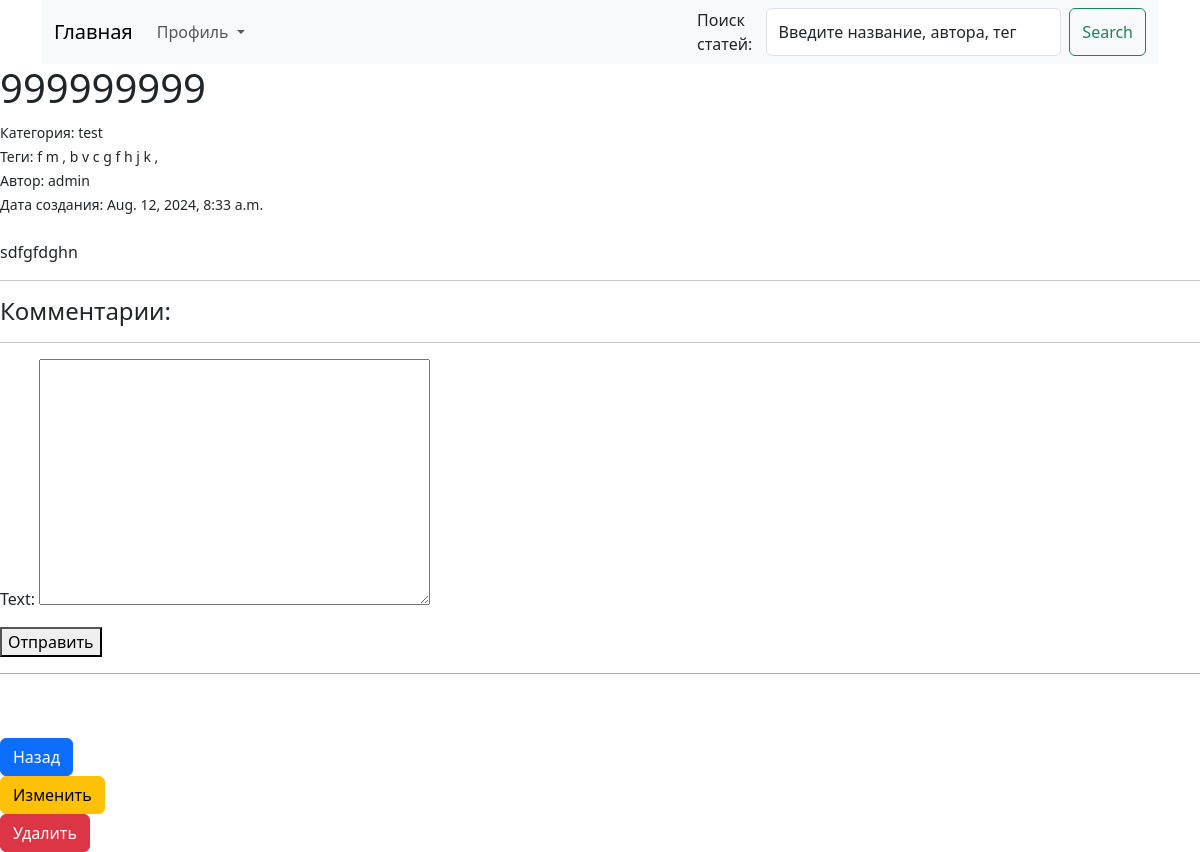
The page /public/4/ on the database as committed earlier.
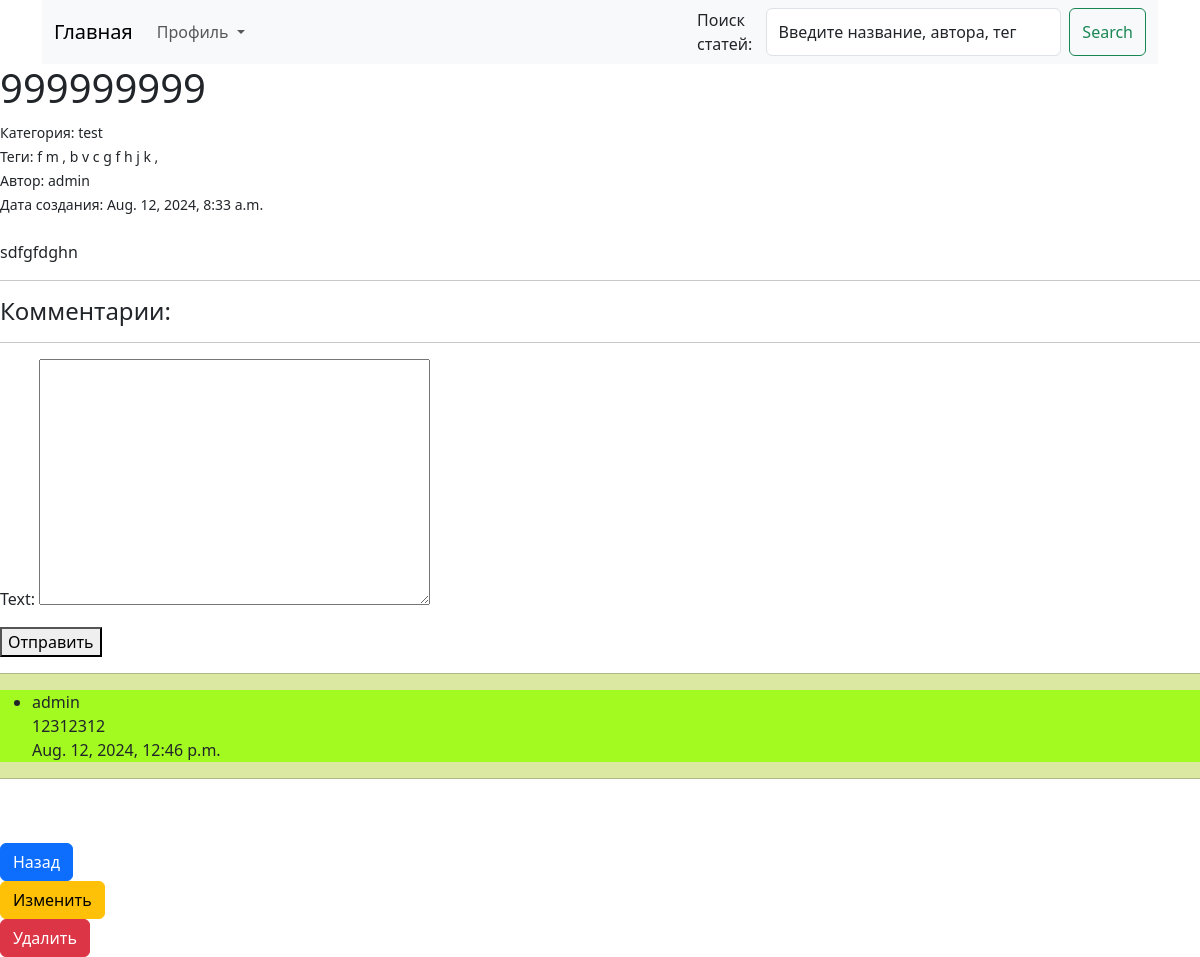
The same page on the database as committed later.
### main/models.py (models this page shows)
class Comment(models.Model):
    user = models.ForeignKey(User, on_delete=models.SET_NULL, null=True)
    public = models.ForeignKey(Public, on_delete=models.CASCADE)
    text = models.TextField()
    datetime = models.DateTimeField(auto_now=True)
    def __str__(self):
        return self.user.username

### main/views.py (the view, shortened to what this page needs)
# urls.py: path('public/<int:pk>/', views.DetailViewPublic.as_view(), name='detail'),
class DetailViewPublic(DetailView):
    model = Public
    template_name = 'detail_public.html'
    context_object_name = 'detail'
    def get_context_data(self, **kwargs):
        context = super().get_context_data(**kwargs)
        context['form'] = CommentForm()
        comment = self.get_object()
        context['comments'] = Comment.objects.filter(public=comment).order_by('-datetime')
        return context

### main/forms.py
class CommentForm(forms.ModelForm):
    class Meta:
        model = Comment
        fields = ['text']

### templates/detail_public.html (shortened to what this page needs)
{% extends 'layout.html' %}
{% block head %}
<h1>{{ detail.title }} </h1>
<small>Категория: {{ detail.category.name }} <br>
Теги: {% for i in detail.teg %}
    {{ i|join:", " }}
    {% endfor %}<br>
Автор: {{ detail.user }} <br>
Дата создания: {{ detail.date }}
</small>
{% endblock %}
{% block content %}
<p>
{{ detail.text }}
</p>
<hr>
<h4>Комментарии:</h4>
<hr>
<form method="post">
    {{ form.as_p }}
    <button type="submit">Отправить</button>
</form><div style="background-color: #b1cd3274">
{% for i in comments %}
<hr><div
        style="background-color: #95ff00cb"><ul>
    <li><p>{{ i }}<br>
    {{ i.text }}<br>
    {{ i.datetime }}</p></li>
</ul>
</div>
{% endfor %}<hr></div>
{% endblock %}
{% block foot %}
<a href="{% url 'allpublic' %}" class="btn btn-primary">Назад
</a><br>
<a href="{% url 'public_edit' detail.id %}" class="btn btn-warning">Изменить
</a><br>
<form method="post" action="{% url 'delete' %}">
    <button type="submit" class="btn btn-danger">Удалить</button>
</form>
{% endblock %}

Rows that differ between the two databases and show on the page:
added Comment: user.username "admin", text "12312312", datetime "Aug. 12, 2024, 12:46 p.m."
